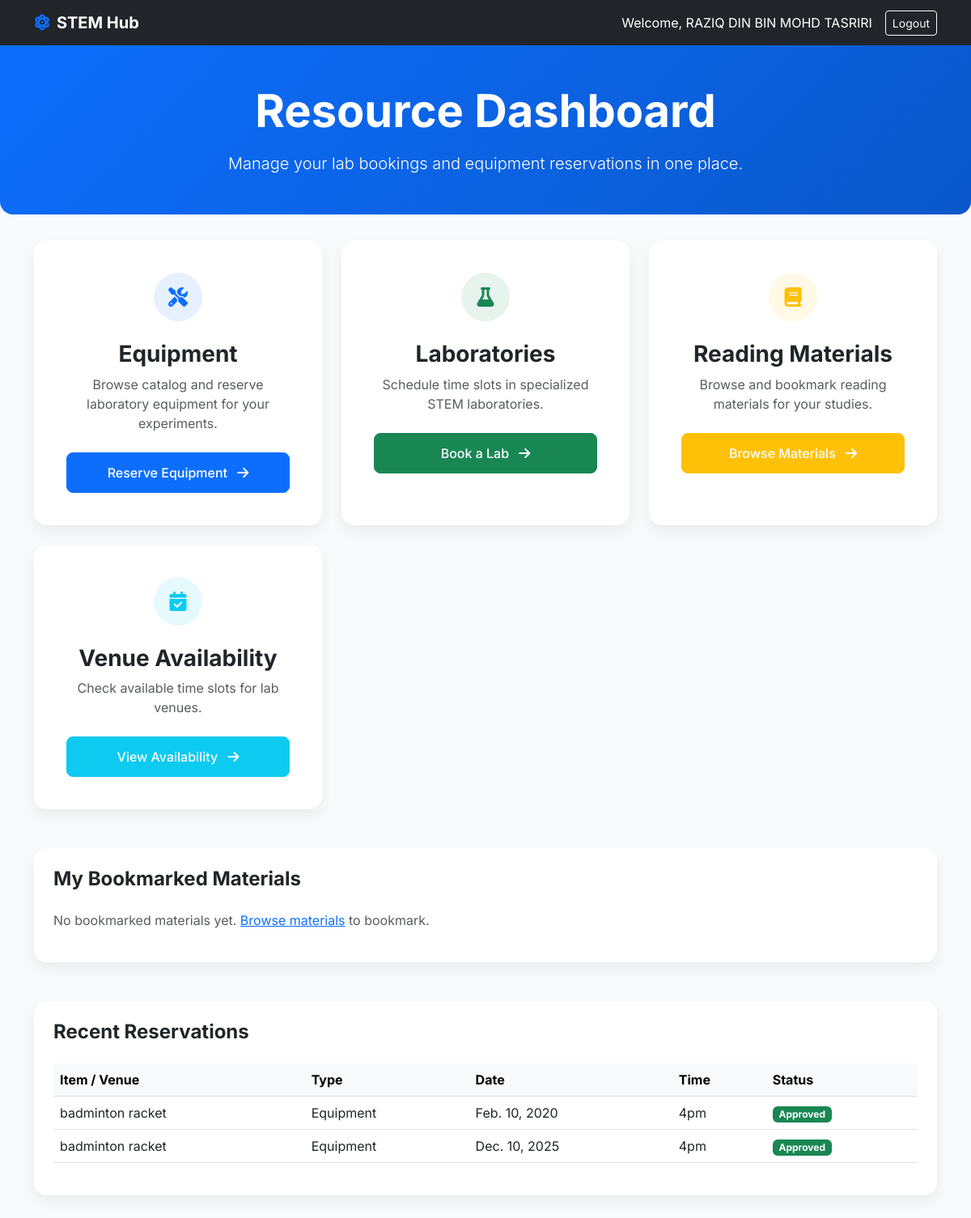
Before: /dashboard/ (signed in) with the older database file.
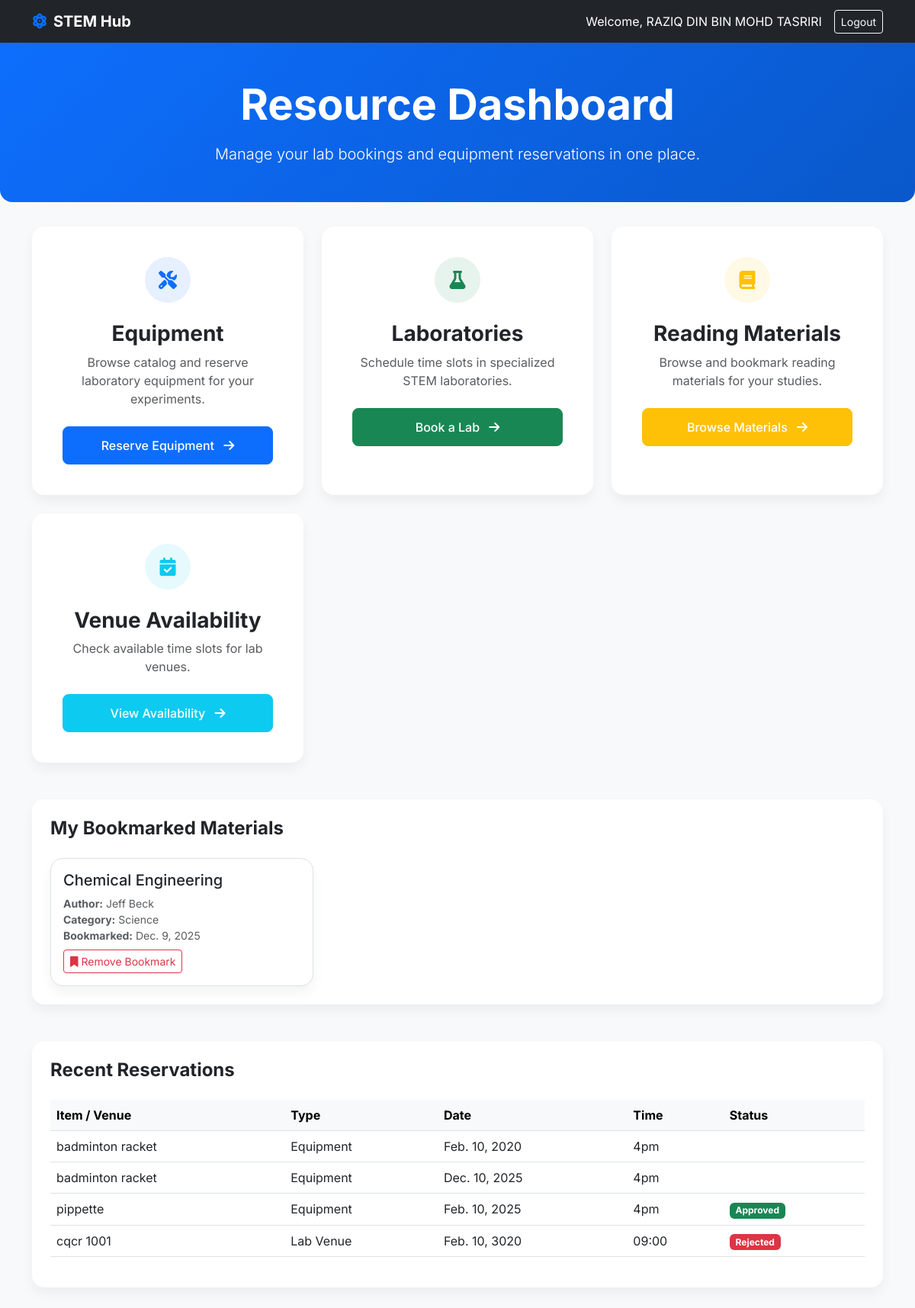
After: the same page with the newer database file.
### items/models.py (models this page shows, shortened)
class User(models.Model):
      user_id = models.AutoField(primary_key=True)
      full_name = models.CharField(max_length=150, unique=True)
      student_id = models.CharField(max_length=50, unique=True)
      password = models.CharField(max_length=255)

class RequestItem(models.Model):
      request_id = models.AutoField(primary_key=True)
      user_id = models.ForeignKey(User , on_delete=models.CASCADE)
      item_name = models.CharField(max_length=100)
      item_amount = models.IntegerField()
      time_requested = models.TextField(null=True, blank=True)
      request_date = models.DateField()
      status = models.CharField(max_length=20, default='Pending')
      admin_id = models.ForeignKey(Admin , on_delete=models.CASCADE , default=1)
      return_date = models.DateField(null=True, blank=True)
      actual_return_date = models.DateField(null=True, blank=True)

class Bookmark(models.Model):
    bookmark_id = models.AutoField(primary_key=True)
    user_id = models.ForeignKey(User, on_delete=models.CASCADE)
    material_id = models.ForeignKey(Material, on_delete=models.CASCADE)
    date_bookmarked = models.DateField(auto_now_add=True)
    class Meta:
        unique_together = ('user_id', 'material_id')

class Material(models.Model):
    material_id = models.AutoField(primary_key=True)
    title = models.CharField(max_length=255)
    author = models.CharField(max_length=255, blank=True, null=True)
    category = models.CharField(max_length=100, blank=True, null=True)
    description = models.TextField(blank=True, null=True)
    isbn = models.CharField(max_length=50, blank=True, null=True)
    admin_id = models.ForeignKey(Admin, on_delete=models.CASCADE)
    date_added = models.DateField(auto_now_add=True)

class RequestVenue(models.Model):
      request_id = models.AutoField(primary_key=True)
      user_id = models.ForeignKey(User , on_delete=models.CASCADE)
      venue_name = models.CharField(max_length=100)
      time_requested = models.TextField(null=True, blank=True)
      request_date = models.DateField()
      status = models.CharField(max_length=20, default='Pending')
      admin_id = models.ForeignKey(Admin , on_delete=models.CASCADE , default=1)
      return_date = models.DateField(null=True, blank=True)
      actual_return_date = models.DateField(null=True, blank=True)

### items/views.py (the view)
# urls.py: path('dashboard/', dashboard_home, name='dashboard_home'),
def dashboard_home(request):
    user_id = request.session.get('user_id')
    requestitem = RequestItem.objects.filter(user_id=user_id)
    requestvenue = RequestVenue.objects.filter(user_id=user_id)
    user_bookmarks = Bookmark.objects.filter(user_id=user_id).select_related('material_id')
    materials = Material.objects.all()
    user_fines = Fine.objects.filter(user_id=user_id, status='Unpaid')
    user_total_fines = sum([fine.fine_amount for fine in user_fines])
    if not user_id:
        return redirect('user_login')
    user = User.objects.get(user_id=user_id)
    return render(request , 'dashboard_home.html', {
        'user': user,
        'requestitem': requestitem,
        'requestvenue': requestvenue,
        'user_bookmarks': user_bookmarks,
        'materials': materials,
    })

### items/templates/dashboard_home.html (shortened to what this page needs)
<!DOCTYPE html>
<html lang="en">
<head>
    <link href="https://cdn.jsdelivr.net/npm/bootstrap@5.3.0/dist/css/bootstrap.min.css" rel="stylesheet">
    <link rel="stylesheet" href="https://cdnjs.cloudflare.com/ajax/libs/font-awesome/6.4.0/css/all.min.css">
</head>
<body>
    <nav class="navbar navbar-expand-lg navbar-dark bg-dark sticky-top">
        <div class="container">
            <a class="navbar-brand fw-bold" href="#">
                <i class="fas fa-atom me-2 text-primary"></i>STEM Hub
            </a>
            <div class="d-flex align-items-center">
                <span class="text-white me-3">Welcome, {{ user.full_name }}</span>
                <a href="{% url 'user_login' %}" class="btn btn-outline-light btn-sm">Logout</a>
            </div>
        </div>
    </nav>
    <div class="hero-section">
        <div class="container text-center">
            <h1 class="display-4 fw-bold mb-3">Resource Dashboard</h1>
            <p class="lead mb-0">Manage your lab bookings and equipment reservations in one place.</p>
        </div>
    </div>
    <div class="container pb-5">
        <div class="row g-4">
            <div class="col-md-6 col-lg-4">
                <div class="card p-4">
                    <div class="card-body text-center">
                        <div class="icon-box bg-primary bg-opacity-10 text-primary mx-auto">
                            <i class="fas fa-tools"></i>
                        </div>
                        <h3 class="card-title fw-bold">Equipment</h3>
                        <p class="card-text text-muted mb-4">Browse catalog and reserve laboratory equipment for your
                            experiments.</p>
                        <a href="{% url 'reserve_item' %}" class="btn btn-primary btn-custom w-100">
                            Reserve Equipment <i class="fas fa-arrow-right ms-2"></i>
                        </a>
                    </div>
                </div>
            </div>
            <div class="col-md-6 col-lg-4">
                <div class="card p-4">
                    <div class="card-body text-center">
                        <div class="icon-box bg-success bg-opacity-10 text-success mx-auto">
                            <i class="fas fa-flask"></i>
                        </div>
                        <h3 class="card-title fw-bold">Laboratories</h3>
                        <p class="card-text text-muted mb-4">Schedule time slots in specialized STEM laboratories.</p>
                        <a href="{% url 'reserve_lab' %}" class="btn btn-success btn-custom w-100">
                            Book a Lab <i class="fas fa-arrow-right ms-2"></i>
                        </a>
                    </div>
                </div>
            </div>
            <div class="col-md-6 col-lg-4">
                <div class="card p-4">
                    <div class="card-body text-center">
                        <div class="icon-box bg-warning bg-opacity-10 text-warning mx-auto">
                            <i class="fas fa-book"></i>
                        </div>
                        <h3 class="card-title fw-bold">Reading Materials</h3>
                        <p class="card-text text-muted mb-4">Browse and bookmark reading materials for your studies.</p>
                        <a href="{% url 'browse_materials' %}" class="btn btn-warning btn-custom w-100 text-white">
                            Browse Materials <i class="fas fa-arrow-right ms-2"></i>
                        </a>
                    </div>
                </div>
            </div>
            <div class="col-md-6 col-lg-4">
                <div class="card p-4">
                    <div class="card-body text-center">
                        <div class="icon-box bg-info bg-opacity-10 text-info mx-auto">
                            <i class="fas fa-calendar-check"></i>
                        </div>
                        <h3 class="card-title fw-bold">Venue Availability</h3>
                        <p class="card-text text-muted mb-4">Check available time slots for lab venues.</p>
                        <a href="{% url 'venue_availability' %}" class="btn btn-info btn-custom w-100 text-white">
                            View Availability <i class="fas fa-arrow-right ms-2"></i>
                        </a>
                    </div>
                </div>
            </div>
        </div>
        <div class="row mt-5">
            <div class="col-12">
                <div class="card p-4">
                    <h4 class="fw-bold mb-4">My Bookmarked Materials</h4>
                    {% if user_bookmarks %}
                    <div class="row g-3">
                        {% for bookmark in user_bookmarks %}
                        <div class="col-md-6 col-lg-4">
                            <div class="card border">
                                <div class="card-body">
                                    <h5 class="card-title">{{ bookmark.material_id.title }}</h5>
                                    <p class="card-text text-muted small mb-2">
                                        <strong>Author:</strong> {{ bookmark.material_id.author|default:"Unknown" }}<br>
                                        {% if bookmark.material_id.category %}
                                        <strong>Category:</strong> {{ bookmark.material_id.category }}<br>
                                        {% endif %}
                                        <strong>Bookmarked:</strong> {{ bookmark.date_bookmarked }}
                                    </p>
                                    <a href="{% url 'remove_bookmark' bookmark.bookmark_id %}" class="btn btn-sm btn-outline-danger">
                                        <i class="fas fa-bookmark"></i> Remove Bookmark
                                    </a>
                                </div>
                            </div>
                        </div>
                        {% endfor %}
                    </div>
                    {% else %}
                    <p class="text-muted">No bookmarked materials yet. <a href="{% url 'browse_materials' %}">Browse materials</a> to bookmark.</p>
                    {% endif %}
                </div>
            </div>
        </div>
        <div class="row mt-5">
            <div class="col-12">
                <div class="card p-4">
                    <h4 class="fw-bold mb-4">Recent Reservations</h4>
                    <div class="table-responsive">
                        <table class="table table-hover align-middle">
                            <thead class="table-light">
                                <tr>
                                    <th>Item / Venue</th>
                                    <th>Type</th>
                                    <th>Date</th>
                                    <th>Time</th>
                                    <th>Status</th>
                                </tr>
                            </thead>
                            <tbody>
                                {% for request_item in requestitem %}
                                <tr>
                                    <td>{{ request_item.item_name }}</td>
                                    <td>Equipment</td>
                                    <td>{{ request_item.request_date }}</td>
                                    <td>{{ request_item.time_requested }}</td>
                                    <td>
                                        <span class="badge
                                            {% if request_item.status == 'Approved' %}bg-success text-white{% endif %}
                                        ">{{ request_item.status }}</span>
                                    </td>
                                </tr>
                                {% endfor %}
                                {% for venue_request in requestvenue %}
                                <tr>
                                    <td>{{ venue_request.venue_name }}</td>
                                    <td>Lab Venue</td>
                                    <td>{{ venue_request.request_date }}</td>
                                    <td>{{ venue_request.time_requested }}</td>
                                    <td>
                                        <span class="badge
                                            {% if venue_request.status == 'Rejected' %}bg-danger text-white{% endif %}
                                        ">{{ venue_request.status }}</span>
                                    </td>
                                </tr>
                                {% endfor %}
                            </tbody>
                        </table>
                    </div>
                </div>
            </div>
        </div>
    </div>
</body>
</html>

### items/templates/dashboard_home.html (style rules this page uses)
body { font-family: 'Inter', sans-serif; background-color: #f8f9fa; }
.hero-section { background: linear-gradient(135deg, #0d6efd 0%, #0a58ca 100%); color: white; padding: 3rem 0; margin-bottom: 2rem; border-radius: 0 0 1rem 1rem; }
.card { border: none; border-radius: 1rem; box-shadow: 0 0.5rem 1rem rgba(0, 0, 0, 0.05); transition: transform 0.2s, box-shadow 0.2s; height: 100%; }
.btn-custom { padding: 0.75rem 1.5rem; font-weight: 500; border-radius: 0.5rem; }
.icon-box { width: 60px; height: 60px; display: flex; align-items: center; justify-content: center; border-radius: 50%; font-size: 1.5rem; margin-bottom: 1.5rem; }

Changed rows visible on the page:
added Bookmark: material_id "Chemical Engineering", material_id.author "Jeff Beck", material_id.category "Science", date_bookmarked "Dec. 9, 2025"
changed RequestItem "Feb. 10, 2020": status "Approved" → (not shown)
changed RequestItem "Dec. 10, 2025": status "Approved" → (not shown)
added RequestItem: item_name "pippette", request_date "Feb. 10, 2025", time_requested "4pm", status "Approved"
added RequestVenue: venue_name "cqcr 1001", request_date "Feb. 10, 3020", time_requested "09:00", status "Rejected"
Other visible differences:
text no longer shown: "No bookmarked materials yet. Browse materials to bookmark."
